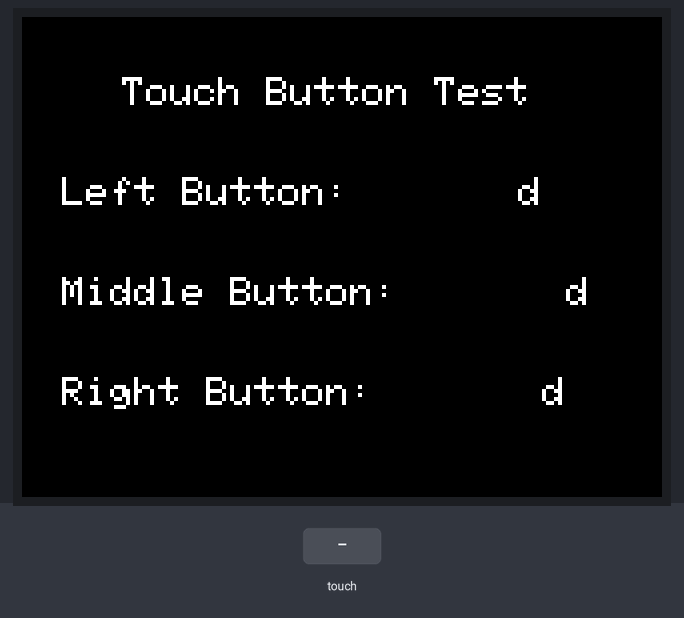
Bench run of a sketch on a simulated ESP32. Parts: 320×240 colour display. The test bench sets the inputs (shaded band).

Above: at 2.4 s.
2.5 s: touch panel pressed at 13 % / 10 % of its raw x / y range
At 2.67 s:
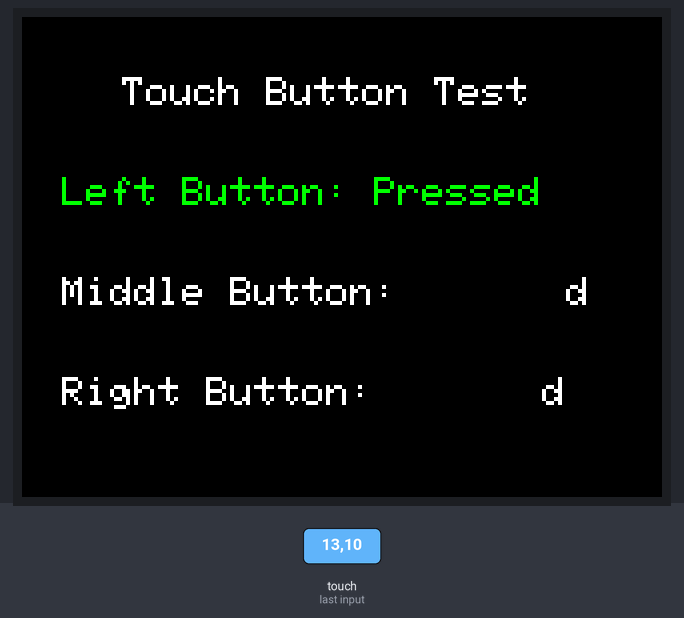
4.2 s: touch panel pressed at 38 % / 10 % of its raw x / y range
At 5.2 s:
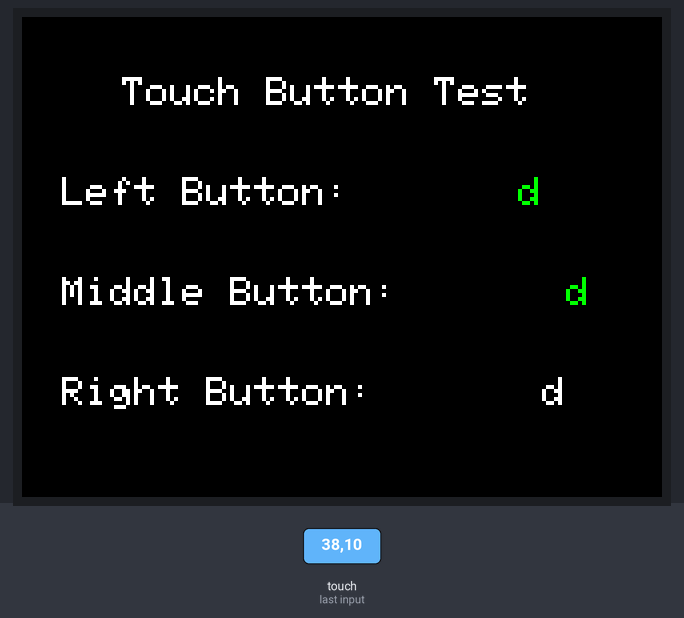
6.0 s: touch panel pressed at 87 % / 10 % of its raw x / y range
At 6.15 s:
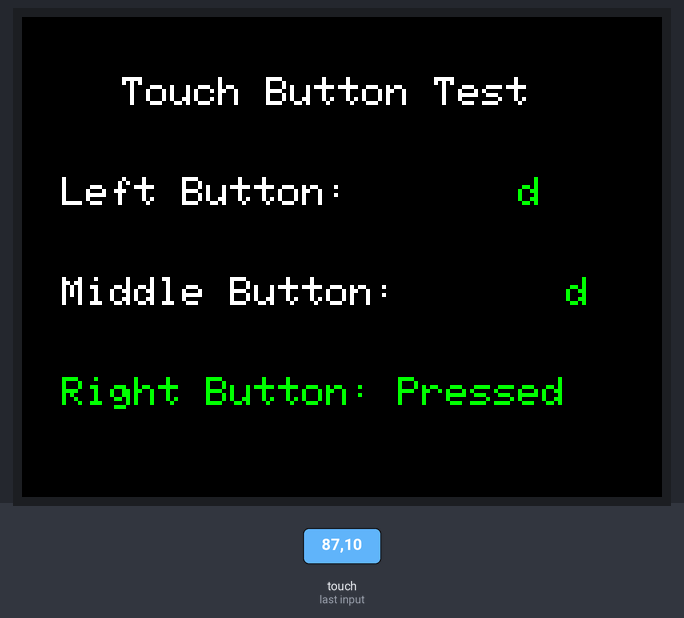
Timing chart, 0 to 9.0 s (numbered marks = the images above; inputs shaded):
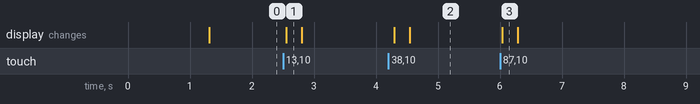

Measured:
- after the input at 2.5 s, the display: changes after 0.05 s (image 1)
- after the input at 4.2 s, the display: first changes after 0.09 s (image 2 shows a later state)
- after the input at 6.0 s, the display: changes at once (image 3)

The sketch:

M5Core2_Button_Test.ino
```cpp
#include <M5Core2.h>

void setup() {
  M5.begin();
  M5.Lcd.fillScreen(BLACK);
  M5.Lcd.setTextSize(2);
  M5.Lcd.setTextColor(WHITE, BLACK);

  // Display instructions
  M5.Lcd.setCursor(50, 30);
  M5.Lcd.print("Touch Button Test");

  M5.Lcd.setCursor(20, 80);
  M5.Lcd.print("Left Button: Pressed");
  M5.Lcd.setCursor(20, 130);
  M5.Lcd.print("Middle Button: Pressed");
  M5.Lcd.setCursor(20, 180);
  M5.Lcd.print("Right Button: Pressed");

  delay(1000);

  // Clear the "Pressed" text after setup
  M5.Lcd.fillRect(20, 80, 200, 40, BLACK);
  M5.Lcd.fillRect(20, 130, 200, 40, BLACK);
  M5.Lcd.fillRect(20, 180, 200, 40, BLACK);
}

void loop() {
  M5.update();

  // Left Button
  if (M5.Touch.ispressed() && M5.Touch.getPressPoint().x < 100) {
    M5.Lcd.setCursor(20, 80);
    M5.Lcd.setTextColor(GREEN, BLACK);
    M5.Lcd.print("Left Button: Pressed");
  } else {
    M5.Lcd.setCursor(20, 80);
    M5.Lcd.setTextColor(WHITE, BLACK);
    M5.Lcd.print("Left Button:       ");
  }

  // Middle Button
  if (M5.Touch.ispressed() && M5.Touch.getPressPoint().x >= 100 && M5.Touch.getPressPoint().x < 220) {
    M5.Lcd.setCursor(20, 130);
    M5.Lcd.setTextColor(GREEN, BLACK);
    M5.Lcd.print("Middle Button: Pressed");
  } else {
    M5.Lcd.setCursor(20, 130);
    M5.Lcd.setTextColor(WHITE, BLACK);
    M5.Lcd.print("Middle Button:       ");
  }

  // Right Button
  if (M5.Touch.ispressed() && M5.Touch.getPressPoint().x >= 220) {
    M5.Lcd.setCursor(20, 180);
    M5.Lcd.setTextColor(GREEN, BLACK);
    M5.Lcd.print("Right Button: Pressed");
  } else {
    M5.Lcd.setCursor(20, 180);
    M5.Lcd.setTextColor(WHITE, BLACK);
    M5.Lcd.print("Right Button:       ");
  }

  delay(100); // Debounce
}
```
